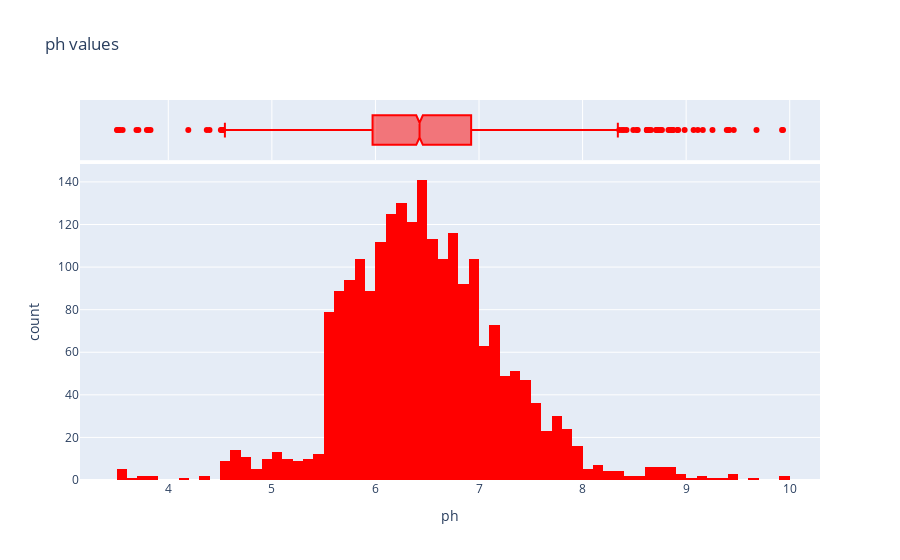

The notebook cell this image was saved under:
### Code cell
px.histogram(df,x='ph',color_discrete_sequence=['red'],marginal='box', title='ph values ')

### Figure 1 — Plotly figure (JSON) as saved in the notebook; plotly's stock layout.template omitted (floating-point values rounded to 4 significant figures; data arrays with more than 128 entries replaced by an {"elided": "..."} marker saying what was removed)
{"data": [{"alignmentgroup": "True", "bingroup": "x", "hovertemplate": "ph=%{x}<br>count=%{y}<extra></extra>", "legendgroup": "", "marker": {"color": "red", "pattern": {"shape": ""}}, "name": "", "offsetgroup": "", "orientation": "v", "showlegend": false, "type": "histogram", "x": {"elided": "2197 float values"}, "xaxis": "x", "yaxis": "y"}, {"alignmentgroup": "True", "hovertemplate": "ph=%{x}<extra></extra>", "legendgroup": "", "marker": {"color": "red"}, "name": "", "notched": true, "offsetgroup": "", "showlegend": false, "type": "box", "x": {"elided": "2197 float values"}, "xaxis": "x2", "yaxis": "y2"}], "layout": {"barmode": "relative", "legend": {"tracegroupgap": 0}, "title": {"text": "ph values "}, "xaxis": {"anchor": "y", "domain": [0, 1], "title": {"text": "ph"}}, "xaxis2": {"anchor": "y2", "domain": [0, 1], "matches": "x", "showgrid": true, "showticklabels": false}, "yaxis": {"anchor": "x", "domain": [0, 0.8316], "title": {"text": "count"}}, "yaxis2": {"anchor": "x2", "domain": [0.8416, 1], "matches": "y2", "showgrid": false, "showline": false, "showticklabels": false, "ticks": ""}}}
